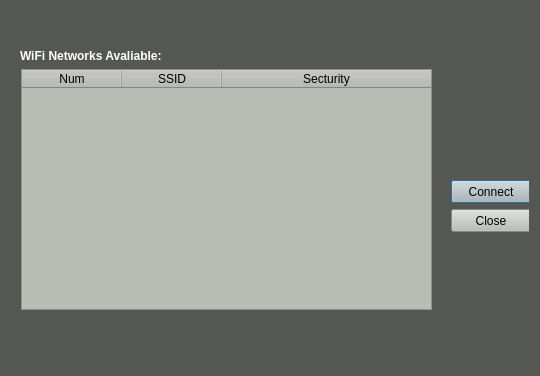
<?xml version="1.0" encoding="UTF-8"?>
<ui version="4.0">
 <class>WifiDialog</class>
 <widget class="QDialog" name="WifiDialog">
  <property name="geometry">
   <rect>
    <x>0</x>
    <y>0</y>
    <width>540</width>
    <height>376</height>
   </rect>
  </property>
  <property name="sizePolicy">
   <sizepolicy hsizetype="Expanding" vsizetype="Preferred">
    <horstretch>0</horstretch>
    <verstretch>0</verstretch>
   </sizepolicy>
  </property>
  <property name="windowTitle">
   <string>MainWindow</string>
  </property>
  <property name="styleSheet">
   <string notr="true">background-color: rgb(85, 87, 83);</string>
  </property>
  <layout class="QGridLayout" name="gridLayout">
   <item row="1" column="0">
    <widget class="QWidget" name="centralWidget" native="true">
     <widget class="QLabel" name="label">
      <property name="geometry">
       <rect>
        <x>9</x>
        <y>9</y>
        <width>411</width>
        <height>16</height>
       </rect>
      </property>
      <property name="font">
       <font>
        <weight>75</weight>
        <bold>true</bold>
       </font>
      </property>
      <property name="styleSheet">
       <string notr="true">color: rgb(255, 255, 255);</string>
      </property>
      <property name="text">
       <string>WiFi Networks Avaliable:</string>
      </property>
     </widget>
     <widget class="QPushButton" name="btnConnect">
      <property name="geometry">
       <rect>
        <x>440</x>
        <y>141</y>
        <width>80</width>
        <height>23</height>
       </rect>
      </property>
      <property name="styleSheet">
       <string notr="true">background-color: rgb(211, 215, 207);
background-color: rgb(186, 189, 182);</string>
      </property>
      <property name="text">
       <string>Connect</string>
      </property>
     </widget>
     <widget class="QTreeWidget" name="treeWidgetWiFis">
      <property name="geometry">
       <rect>
        <x>10</x>
        <y>30</y>
        <width>411</width>
        <height>241</height>
       </rect>
      </property>
      <property name="styleSheet">
       <string notr="true">background-color: rgb(186, 189, 182);</string>
      </property>
      <column>
       <property name="text">
        <string>Num</string>
       </property>
       <property name="font">
        <font>
         <weight>50</weight>
         <bold>false</bold>
         <stylestrategy>PreferDefault</stylestrategy>
        </font>
       </property>
       <property name="textAlignment">
        <set>AlignCenter</set>
       </property>
      </column>
      <column>
       <property name="text">
        <string>SSID</string>
       </property>
       <property name="textAlignment">
        <set>AlignCenter</set>
       </property>
      </column>
      <column>
       <property name="text">
        <string>Secturity</string>
       </property>
       <property name="textAlignment">
        <set>AlignCenter</set>
       </property>
      </column>
     </widget>
     <widget class="QPushButton" name="pushButtonClose">
      <property name="geometry">
       <rect>
        <x>440</x>
        <y>170</y>
        <width>80</width>
        <height>23</height>
       </rect>
      </property>
      <property name="styleSheet">
       <string notr="true">background-color: rgb(186, 189, 182);</string>
      </property>
      <property name="text">
       <string>Close</string>
      </property>
     </widget>
    </widget>
   </item>
   <item row="0" column="0">
    <widget class="QStatusBar" name="statusBar">
     <property name="sizePolicy">
      <sizepolicy hsizetype="Expanding" vsizetype="Fixed">
       <horstretch>0</horstretch>
       <verstretch>0</verstretch>
      </sizepolicy>
     </property>
    </widget>
   </item>
  </layout>
  <widget class="QMenuBar" name="menuBar">
   <property name="geometry">
    <rect>
     <x>0</x>
     <y>0</y>
     <width>540</width>
     <height>20</height>
    </rect>
   </property>
  </widget>
  <widget class="QToolBar" name="mainToolBar">
   <property name="geometry">
    <rect>
     <x>0</x>
     <y>0</y>
     <width>540</width>
     <height>20</height>
    </rect>
   </property>
  </widget>
 </widget>
 <layoutdefault spacing="6" margin="11"/>
 <resources/>
 <connections/>
</ui>
